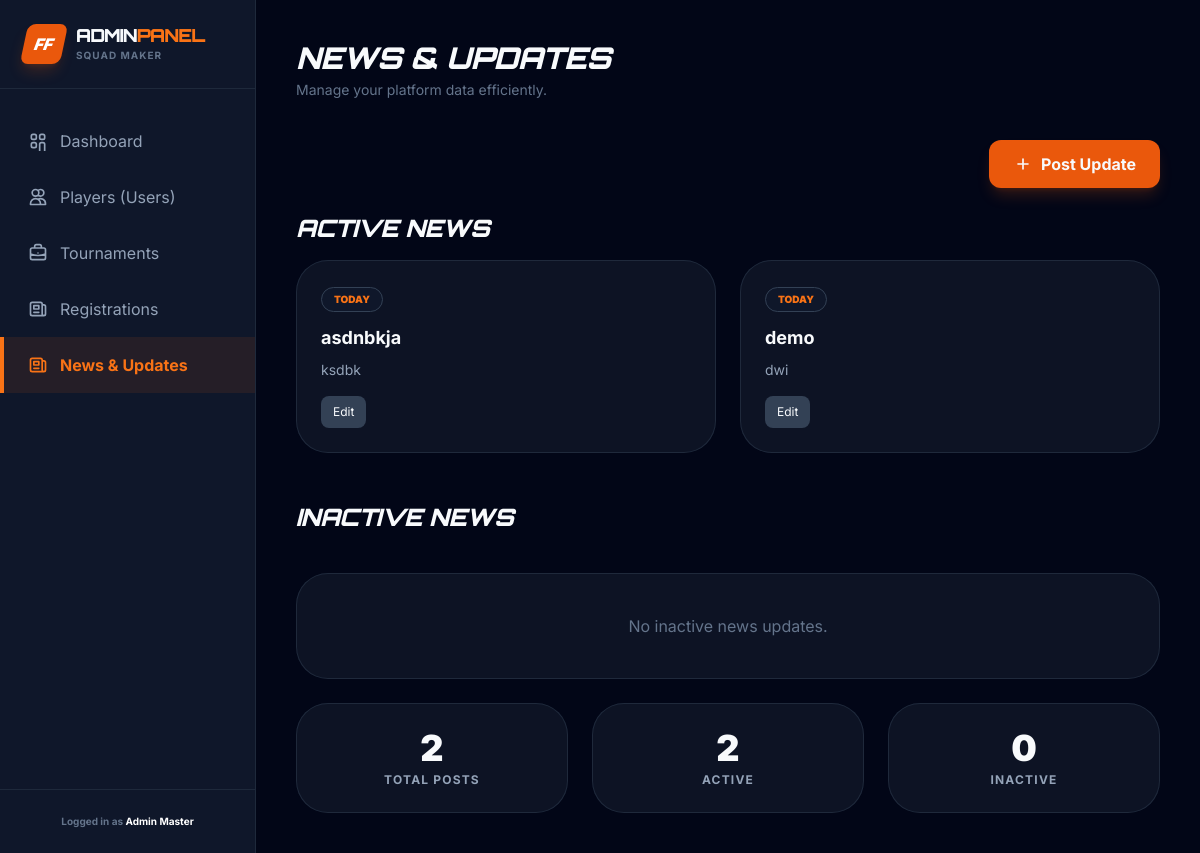
The page /manage/news/ on the database its author committed.
### squad/models.py (models this page shows, shortened)
class News(models.Model):
    title = models.CharField(max_length=200, verbose_name="News Title")
    content = models.TextField(verbose_name="News Content")
    date_display = models.CharField(max_length=50, verbose_name="Display Date")
    is_active = models.BooleanField(default=True, verbose_name="Active")
    created_at = models.DateTimeField(auto_now_add=True)
    updated_at = models.DateTimeField(auto_now=True)
    class Meta:
        verbose_name = "News"
        verbose_name_plural = "News"
        ordering = ['-created_at']

### squad/views.py (the view)
# urls.py: path('manage/news/', views.news_list, name='news_list'),
def news_list(request):
    news_items = News.objects.all().order_by('-created_at')
    context = {
        'news_items': news_items,
        'total_news': news_items.count(),
        'active_news': news_items.filter(is_active=True).count(),
        'inactive_news': news_items.filter(is_active=False).count(),
    }
    return render(request, 'admin/news_list.html', context)

### templates/admin/news_list.html (shortened to what this page needs)
{% extends 'admin/base.html' %}
{% block page_title %}News & Updates{% endblock %}
{% block content %}
<div class="flex justify-end mb-6">
    <a href="/admin/squad/news/add/" class="bg-orange-600 hover:bg-orange-700 px-6 py-3 rounded-xl font-bold transition flex items-center gap-2 shadow-lg shadow-orange-600/20">
        <svg class="w-5 h-5" fill="none" stroke="currentColor" viewBox="0 0 24 24"><path stroke-linecap="round" stroke-linejoin="round" stroke-width="2" d="M12 6v6m0 0v6m0-6h6m-6 0H6" /></svg>
        Post Update
    </a>
</div>
<section>
    <h3 class="heading-font text-2xl font-black uppercase italic tracking-tight mb-4">Active News</h3>
    {% if news_items|length == 0 %}
        <div class="col-span-full p-10 text-center text-slate-500 bg-slate-800/40 rounded-[2rem] border border-slate-700/50">
            No news updates posted.
        </div>
    {% else %}
        <div class="grid grid-cols-1 md:grid-cols-2 gap-6">
            {% for n in news_items %}
                {% if n.is_active %}
                <div class="bg-slate-800/40 p-6 rounded-[2rem] border border-slate-700/50 relative group">
                    <span class="text-[10px] bg-slate-900 text-orange-500 px-3 py-1 rounded-full font-black uppercase mb-3 inline-block border border-slate-700">{{ n.date_display }}</span>
                    <h4 class="text-lg font-bold mb-2">{{ n.title }}</h4>
                    <p class="text-slate-400 text-sm">{{ n.content }}</p>
                    <div class="mt-4 flex gap-2">
                        <a href="/admin/squad/news/{{ n.id }}/change/" class="text-xs bg-slate-700 hover:bg-slate-600 px-3 py-2 rounded-lg transition">Edit</a>
                    </div>
                </div>
                {% endif %}
            {% endfor %}
        </div>
    {% endif %}
</section>
<section class="mt-12">
    <h3 class="heading-font text-2xl font-black uppercase italic tracking-tight mb-4">Inactive News</h3>
    {% if inactive_news == 0 %}
        <div class="col-span-full p-10 text-center text-slate-500 bg-slate-800/40 rounded-[2rem] border border-slate-700/50 mt-6">
            No inactive news updates.
        </div>
    {% endif %}
</section>
<div class="grid grid-cols-1 md:grid-cols-3 gap-6 mt-6">
    <div class="bg-slate-800/40 p-6 rounded-[2rem] border border-slate-700/50 text-center">
        <p class="text-4xl font-black">{{ total_news }}</p>
        <p class="text-slate-400 text-xs font-bold uppercase tracking-widest mt-1">Total Posts</p>
    </div>
    <div class="bg-slate-800/40 p-6 rounded-[2rem] border border-slate-700/50 text-center">
        <p class="text-4xl font-black">{{ active_news }}</p>
        <p class="text-slate-400 text-xs font-bold uppercase tracking-widest mt-1">Active</p>
    </div>
    <div class="bg-slate-800/40 p-6 rounded-[2rem] border border-slate-700/50 text-center">
        <p class="text-4xl font-black">{{ inactive_news }}</p>
        <p class="text-slate-400 text-xs font-bold uppercase tracking-widest mt-1">Inactive</p>
    </div>
</div>
{% endblock %}

### templates/admin/base.html (style rules this page uses)
body { background-color: #0f172a; color: #f8fafc; font-family: 'Inter', sans-serif; overflow-x: hidden; }
.heading-font { font-family: 'Orbitron', sans-serif; }

### rows shown on the page
News: date_display "TODAY", title "asdnbkja", content "ksdbk"
News: date_display "TODAY", title "demo", content "dwi"

### other values the page prints
{{ total_news }} "2"
{{ active_news }} "2"
{{ inactive_news }} "0"
